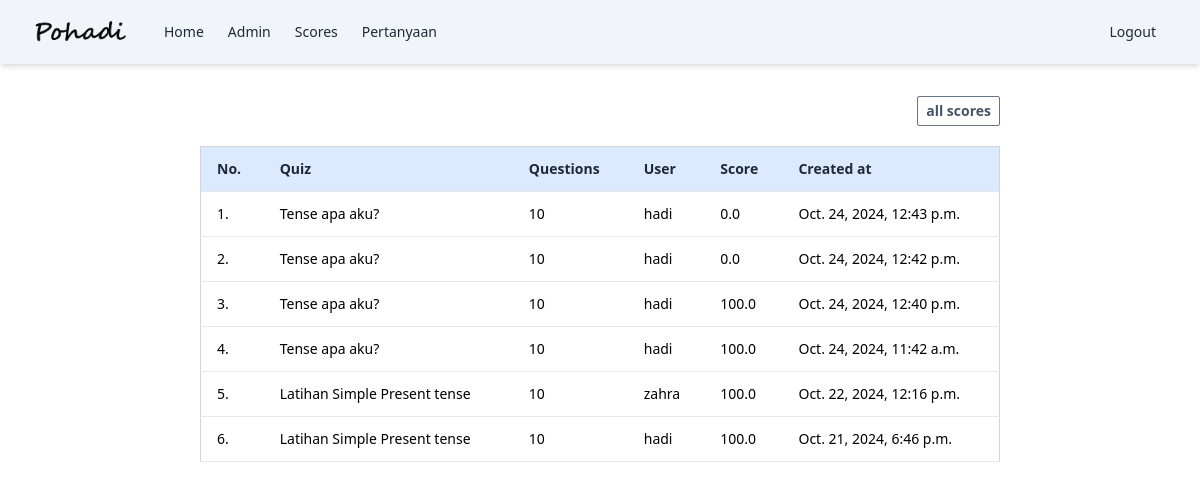
The page /sains/scores_all/ (signed in) on the database its author committed.
### sains/models.py (models this page shows, shortened)
class ResultSains(models.Model):
  tes = models.ForeignKey(Tes, on_delete=models.CASCADE)
  user = models.ForeignKey(User, on_delete=models.CASCADE)
  score = models.FloatField()
  created = models.DateTimeField(auto_now_add=True)
  class Meta:
      verbose_name_plural = "Sains Result"

class Tes(models.Model):
    name = models.CharField(max_length=100)
    topic = models.CharField(max_length=120)
    number_of_questions = models.IntegerField()
    time = models.IntegerField(help_text="time in second")
    command = models.CharField(max_length=255, default='isilah pertanyaan dibawah ini')
    required_score_to_pass = models.FloatField()
    class Meta:
      verbose_name_plural = "Tes"

### sains/views.py (the view)
# urls.py: path('scores_all/', views.result_sains_all, name='result_sains_all'),
def result_sains_all(request):
    all_results = ResultSains.objects.all().order_by('-id')
    return render(request, 'sains/all_sains_results.html', {'all_results': all_results})

### templates/sains/all_sains_results.html (shortened to what this page needs)
{% extends "base.html" %}
{% block content %}
<div class="overflow-auto p-2  flex justify-center mt-6">
  <div class="w-full  md:w-[800px]">
      <div class="md:flex md:justify-end mb-5">
          <a  href="{% url "all_scores" %}">
              <div
                  class="text-slate-600 text-center text-sm font-semibold py-2 md:py-1 px-2 border border-slate-500  rounded-sm  hover:bg-slate-800 hover:text-white">
                  all scores
              </div>
          </a>
      </div>
      <table class=" bg-white border w-full border-gray-300 text-sm">
          <thead>
              <tr class="bg-blue-100 border-b">
                  <th class="text-left py-3 px-4 font-semibold text-sm text-gray-800">No.</th>
                  <th class="text-left py-3 px-4 font-semibold text-sm text-gray-800">Quiz</th>
                  <th class="text-left py-3 px-4 font-semibold text-sm text-gray-800">Questions</th>
                  <th class="text-left py-3 px-4 font-semibold text-sm text-gray-800">User</th>
                  <th class="text-left py-3 px-4 font-semibold text-sm text-gray-800">Score</th>
                  <th class="text-left py-3 px-4 font-semibold text-sm text-gray-800">Created at</th>
              </tr>
          </thead>
          <tbody>
             {% for result in all_results %}
              <tr class="hover:bg-green-50">
                  <td class="py-3 px-4 border-b">{{ forloop.counter }}.</td>
                  <td class="py-3 px-4 border-b">{{result.tes.name}}</td>
                  <td class="py-3 px-4  border-b">{{result.tes.number_of_questions}}</td>
                  <td class="py-3 px-4 border-b">{{result.user.username}}</td>
                  <td class="py-3 px-4 border-b">{{result.score}}</td>
                  <td class="py-3 px-4 border-b">{{ result.created }} </td>
                </tr>
                {% endfor %}
          </tbody>
      </table>
  </div>
</div>
{% endblock content %}

### rows shown on the page
ResultSains: tes.name "Tense apa aku?", tes.number_of_questions "10", user.username "hadi", score "0.0", created "Oct. 24, 2024, 12:43 p.m."
ResultSains: tes.name "Tense apa aku?", tes.number_of_questions "10", user.username "hadi", score "0.0", created "Oct. 24, 2024, 12:42 p.m."
ResultSains: tes.name "Tense apa aku?", tes.number_of_questions "10", user.username "hadi", score "100.0", created "Oct. 24, 2024, 12:40 p.m."
ResultSains: tes.name "Tense apa aku?", tes.number_of_questions "10", user.username "hadi", score "100.0", created "Oct. 24, 2024, 11:42 a.m."
ResultSains: tes.name "Latihan Simple Present tense", tes.number_of_questions "10", user.username "zahra", score "100.0", created "Oct. 22, 2024, 12:16 p.m."
ResultSains: tes.name "Latihan Simple Present tense", tes.number_of_questions "10", user.username "hadi", score "100.0", created "Oct. 21, 2024, 6:46 p.m."
